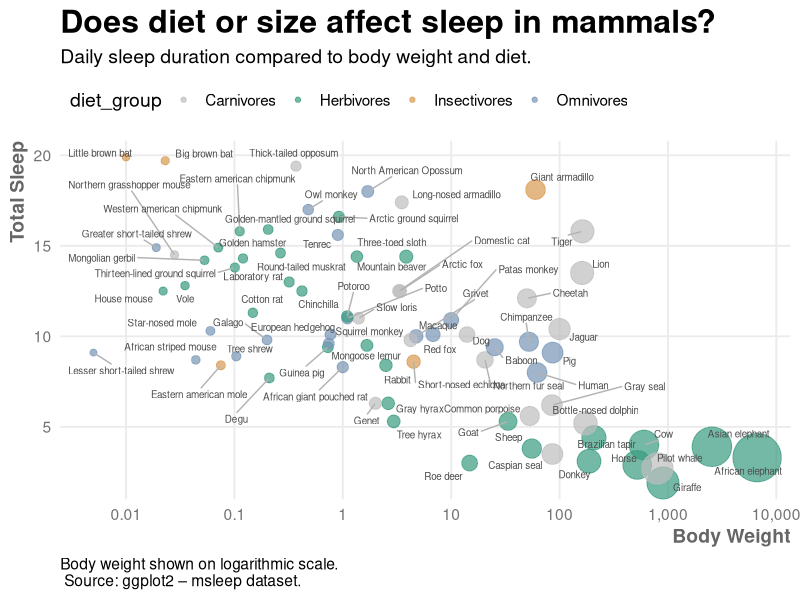

Recreate this plot in R.
# Making an infographics 

#Loading the packages 
library(ggplot2)
library(dplyr)
library(ggrepel) # Needed for not having the names overlap

# Prepare and clear the data
sleep_data = msleep |>
  filter(
    !is.na(bodywt), !is.na(sleep_total), !is.na(vore), bodywt > 0 ) |>  # CLean the data for NA and irrelevant values
  mutate(
    diet_group = case_when(
      vore == "carni" ~ "Carnivores", vore == "herbi" ~ "Herbivores",
      vore == "omni" ~ "Omnivores", vore == "insecti" ~ "Insectivores"  # Group them into dietary preferances
    )
  )

#Set the colors (Using HEX)
set_manual_colors = c(
  "Herbivores" = "#399B7E", "Carnivores" = "#BDBDBD",
  "Omnivores" = "#7795B6", "Insectivores" = "#D89A50")



p = ggplot(
  sleep_data,
  aes(
    x = bodywt,
    y = sleep_total
  )
) +
  
  geom_point(aes(size = bodywt, colour = diet_group), alpha = 0.70) + # Customizing the points (dots)

  # Adding names and preventing them from overlapping 
  geom_text_repel(data = sleep_data,aes(label = name), 
    size = 2.5, colour = "grey30", box.padding = 0.4,
    max.overlaps = Inf, segment.colour = "grey70") +
  
  scale_colour_manual(values = set_manual_colors) + # Apply the manually set colours
  
  scale_size_continuous( range = c(2, 16), trans = "sqrt", guide = "none") + # Control the size of the points (generally make them bigger)
  
  scale_x_log10(breaks = c(0.01, 0.1, 1, 10, 100, 1000, 10000),
                labels = c("0.01", "0.1", "1", "10", "100", "1,000", "10,000")) + # Make it a logarithmic scale on x-axis
  
  # Adding Title and texts
  labs(title = "Does diet or size affect sleep in mammals?", 
    subtitle = paste("Daily sleep duration compared to body weight and diet."),
    x = "Body Weight", y = "Total Sleep",
    caption = paste("Body weight shown on logarithmic scale.\n", 
                    "Source: ggplot2 – msleep dataset.")) +
  
  theme_minimal(base_size = 14) + # Set the theme (background white with grid)
  
  theme(plot.title = element_text(size = 23, face = "bold"),
    
    plot.subtitle = element_text(size = 14),
    
    axis.title = element_text(face = "bold", colour = "grey40"),
    axis.title.x = element_text(hjust = 1),
    axis.title.y = element_text(hjust = 1),
    axis.text = element_text(colour = "grey45"),
    
    panel.grid.minor = element_blank(), # Clean up the grid
    
    legend.position = "top", legend.justification = "left", legend.text = element_text(size = 11),
    
    plot.caption = element_text(hjust = 0))

# Save the plot as PNG
ggsave(
  filename = "mammal_sleep.png",
  plot = p,
  width = 16,
  height = 12,
  dpi = 300,
  bg = "white"
)
